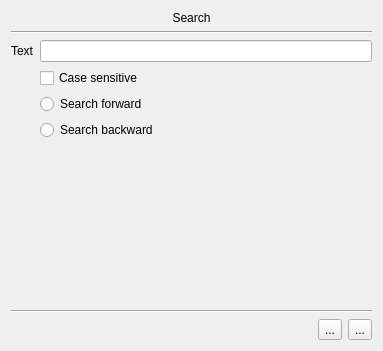
<?xml version="1.0" encoding="UTF-8"?>
<ui version="4.0">
 <class>SearchDialog</class>
 <widget class="QDialog" name="SearchDialog">
  <property name="windowModality">
   <enum>Qt::ApplicationModal</enum>
  </property>
  <property name="geometry">
   <rect>
    <x>0</x>
    <y>0</y>
    <width>383</width>
    <height>351</height>
   </rect>
  </property>
  <property name="contextMenuPolicy">
   <enum>Qt::NoContextMenu</enum>
  </property>
  <property name="windowTitle">
   <string>Search</string>
  </property>
  <layout class="QVBoxLayout" name="verticalLayout">
   <item>
    <widget class="QLabel" name="lblTitle">
     <property name="text">
      <string>Search</string>
     </property>
     <property name="alignment">
      <set>Qt::AlignCenter</set>
     </property>
    </widget>
   </item>
   <item>
    <widget class="Line" name="line">
     <property name="orientation">
      <enum>Qt::Horizontal</enum>
     </property>
    </widget>
   </item>
   <item>
    <layout class="QFormLayout" name="formLayout">
     <property name="sizeConstraint">
      <enum>QLayout::SetDefaultConstraint</enum>
     </property>
     <property name="fieldGrowthPolicy">
      <enum>QFormLayout::AllNonFixedFieldsGrow</enum>
     </property>
     <item row="1" column="0">
      <widget class="QLabel" name="label">
       <property name="text">
        <string>Text</string>
       </property>
      </widget>
     </item>
     <item row="1" column="1">
      <widget class="QLineEdit" name="edPattern"/>
     </item>
     <item row="2" column="1">
      <widget class="QCheckBox" name="cbCaseSensitive">
       <property name="text">
        <string>Case sensitive</string>
       </property>
      </widget>
     </item>
     <item row="3" column="1">
      <widget class="QRadioButton" name="rbForward">
       <property name="text">
        <string>Search forward</string>
       </property>
       <property name="autoExclusive">
        <bool>true</bool>
       </property>
      </widget>
     </item>
     <item row="4" column="1">
      <widget class="QRadioButton" name="rbBackward">
       <property name="focusPolicy">
        <enum>Qt::TabFocus</enum>
       </property>
       <property name="text">
        <string>Search backward</string>
       </property>
       <property name="autoExclusive">
        <bool>true</bool>
       </property>
      </widget>
     </item>
    </layout>
   </item>
   <item>
    <spacer name="verticalSpacer">
     <property name="orientation">
      <enum>Qt::Vertical</enum>
     </property>
     <property name="sizeHint" stdset="0">
      <size>
       <width>20</width>
       <height>40</height>
      </size>
     </property>
    </spacer>
   </item>
   <item>
    <widget class="Line" name="line_2">
     <property name="orientation">
      <enum>Qt::Horizontal</enum>
     </property>
    </widget>
   </item>
   <item>
    <layout class="QHBoxLayout" name="horizontalLayout">
     <item>
      <spacer name="horizontalSpacer">
       <property name="orientation">
        <enum>Qt::Horizontal</enum>
       </property>
       <property name="sizeHint" stdset="0">
        <size>
         <width>40</width>
         <height>20</height>
        </size>
       </property>
      </spacer>
     </item>
     <item>
      <widget class="QToolButton" name="btnFind">
       <property name="text">
        <string notr="true">...</string>
       </property>
       <property name="icon">
        <iconset resource="cr3.qrc">
         <normaloff>:/search.png</normaloff>:/search.png</iconset>
       </property>
      </widget>
     </item>
     <item>
      <widget class="QToolButton" name="btnCancel">
       <property name="text">
        <string notr="true">...</string>
       </property>
       <property name="icon">
        <iconset resource="cr3.qrc">
         <normaloff>:/close.png</normaloff>:/close.png</iconset>
       </property>
      </widget>
     </item>
    </layout>
   </item>
  </layout>
 </widget>
 <tabstops>
  <tabstop>edPattern</tabstop>
  <tabstop>cbCaseSensitive</tabstop>
  <tabstop>rbForward</tabstop>
  <tabstop>rbBackward</tabstop>
 </tabstops>
 <resources>
  <include location="cr3.qrc"/>
 </resources>
 <connections>
  <connection>
   <sender>btnCancel</sender>
   <signal>clicked()</signal>
   <receiver>SearchDialog</receiver>
   <slot>reject()</slot>
   <hints>
    <hint type="sourcelabel">
     <x>355</x>
     <y>324</y>
    </hint>
    <hint type="destinationlabel">
     <x>191</x>
     <y>175</y>
    </hint>
   </hints>
  </connection>
 </connections>
</ui>
